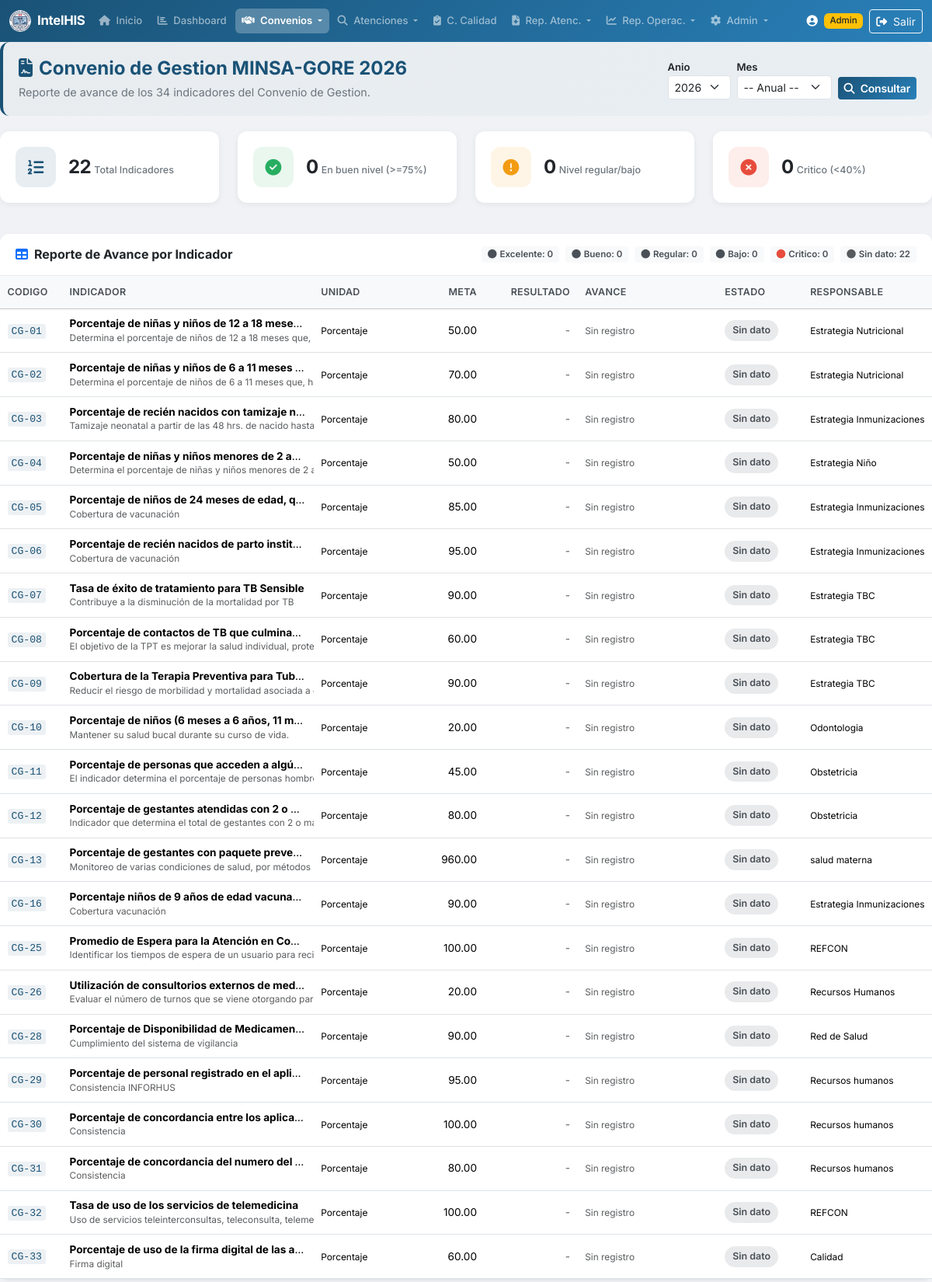
The page /convenio_gestion.php (signed in, upper part) on the database its author committed.
### tables this page shows
CREATE TABLE `CONVENIO_GESTION_INDICADORES` (
  `id_indicador` int(11) NOT NULL,
  `codigo` varchar(20) NOT NULL COMMENT 'Codigo del indicador (CG-01, CG-02, ...)',
  `nombre` varchar(300) NOT NULL COMMENT 'Nombre descriptivo del indicador',
  `descripcion` text DEFAULT NULL COMMENT 'Descripcion detallada',
  `unidad_medida` varchar(50) DEFAULT NULL COMMENT 'Porcentaje, Tasa, Ratio, Numero',
  `meta_anual` decimal(10,2) DEFAULT NULL COMMENT 'Meta anual del indicador',
  `periodo` varchar(20) DEFAULT 'ANUAL' COMMENT 'MENSUAL, TRIMESTRAL, ANUAL',
  `responsable` varchar(150) DEFAULT NULL,
  `orden` int(11) DEFAULT 0,
  `estado` tinyint(1) NOT NULL DEFAULT 1
);

### includes/functions.php (called while the page is built, shortened)
<?php
function clean($str) {
    return htmlspecialchars($str ?? '', ENT_QUOTES, 'UTF-8');
}

### convenio_gestion.php (the view, shortened to what this page needs)
<?php
require_once 'includes/functions.php';
$pdo = getDBConnection();
$fAnio = $_GET['anio'] ?? date('Y');
$fMes = $_GET['mes'] ?? '';
$aniosDisp = $pdo->query("SELECT DISTINCT anio FROM CONVENIO_GESTION_AVANCE WHERE anio IS NOT NULL ORDER BY anio DESC")->fetchAll(PDO::FETCH_COLUMN);
if (empty($aniosDisp)) {
    $aniosDisp = [date('Y')];
}
$tablaExiste = $pdo->query("SHOW TABLES LIKE 'CONVENIO_GESTION_INDICADORES'")->fetchColumn();
$indicadores = [];
$resumen = ['total' => 0, 'con_avance' => 0, 'excelente' => 0, 'bueno' => 0, 'regular' => 0, 'bajo' => 0, 'critico' => 0, 'sin_dato' => 0];
if ($tablaExiste) {
    $sql = "SELECT i.id_indicador, i.codigo, i.nombre, i.descripcion, i.unidad_medida,
                   i.meta_anual, i.periodo, i.responsable, i.orden,
                   a.id_avance, a.valor_numerador, a.valor_denominador, a.valor_resultado,
                   a.porcentaje_avance, a.observaciones, a.fecha_registro
            FROM CONVENIO_GESTION_INDICADORES i
            LEFT JOIN CONVENIO_GESTION_AVANCE a ON a.id_indicador = i.id_indicador
                AND a.anio = ? " . ($fMes !== '' ? " AND a.mes = ? " : " AND (a.mes IS NULL OR a.mes = '')") . "
            WHERE i.estado = 1
            ORDER BY i.orden ASC, i.codigo ASC";
    $stmt = $pdo->prepare($sql);
    if ($fMes !== '') {
        $stmt->execute([$fAnio, $fMes]);
    } else {
        $stmt->execute([$fAnio]);
    }
    $indicadores = $stmt->fetchAll();
    $resumen['total'] = count($indicadores);
    foreach ($indicadores as $ind) {
        $pct = $ind['porcentaje_avance'] !== null ? (float)$ind['porcentaje_avance'] : null;
        if ($pct === null) {
            $resumen['sin_dato']++;
        }
    }
}
function clasificarAvance($pct) {
    if ($pct === null) return ['clase' => 'avance-sin-dato', 'texto' => 'Sin dato', 'estado' => ''];
    return ['clase' => 'avance-critico', 'texto' => 'Critico', 'estado' => 'estado-critico'];
}
include 'includes/header.php';
?>
<div class="page-header-section">
    <div class="d-flex justify-content-between align-items-center flex-wrap gap-2">
        <div>
            <h4><i class="fas fa-file-contract me-2"></i>Convenio de Gestion MINSA-GORE 2026</h4>
            <p class="subtitle">Reporte de avance de los 34 indicadores del Convenio de Gestion.</p>
        </div>
        <form method="GET" class="d-flex gap-2 align-items-end">
            <div>
                <label class="form-label small fw-semibold mb-0">Anio</label>
                <select name="anio" class="form-select form-select-sm" onchange="this.form.submit()">
                    <?php foreach ($aniosDisp as $a): ?>
                        <option value="<?= htmlspecialchars($a) ?>" <?= (string)$fAnio === (string)$a ? 'selected' : '' ?>><?= htmlspecialchars($a) ?></option>
                    <?php endforeach; ?>
                </select>
            </div>
            <div>
                <label class="form-label small fw-semibold mb-0">Mes</label>
                <select name="mes" class="form-select form-select-sm" onchange="this.form.submit()">
                    <option value="">-- Anual --</option>
                </select>
            </div>
            <button type="submit" class="btn btn-his btn-sm"><i class="fas fa-search me-1"></i> Consultar</button>
        </form>
    </div>
</div>
<?php if (!$tablaExiste): ?>
    <div class="alert alert-warning">
        <i class="fas fa-exclamation-triangle me-2"></i>
        Las tablas del Convenio de Gestion no existen en la base de datos.
        Ejecute el script <code>Database/update_his_v2.sql</code> para crearlas y cargar los 34 indicadores.
    </div>
<?php else: ?>
<div class="row mb-4">
    <div class="col-md-3 col-6 mb-3">
        <div class="stat-card stat-primary">
            <div class="stat-icon"><i class="fas fa-list-ol"></i></div>
            <div class="stat-info">
                <span class="stat-value"><?= number_format($resumen['total']) ?></span>
                <span class="stat-label">Total Indicadores</span>
            </div>
        </div>
    </div>
    <div class="col-md-3 col-6 mb-3">
        <div class="stat-card stat-success">
            <div class="stat-icon"><i class="fas fa-check-circle"></i></div>
            <div class="stat-info">
                <span class="stat-value"><?= number_format($resumen['excelente'] + $resumen['bueno']) ?></span>
                <span class="stat-label">En buen nivel (>=75%)</span>
            </div>
        </div>
    </div>
    <div class="col-md-3 col-6 mb-3">
        <div class="stat-card stat-warning">
            <div class="stat-icon"><i class="fas fa-exclamation-circle"></i></div>
            <div class="stat-info">
                <span class="stat-value"><?= number_format($resumen['regular'] + $resumen['bajo']) ?></span>
                <span class="stat-label">Nivel regular/bajo</span>
            </div>
        </div>
    </div>
    <div class="col-md-3 col-6 mb-3">
        <div class="stat-card stat-danger">
            <div class="stat-icon"><i class="fas fa-times-circle"></i></div>
            <div class="stat-info">
                <span class="stat-value"><?= number_format($resumen['critico']) ?></span>
                <span class="stat-label">Critico (&lt;40%)</span>
            </div>
        </div>
    </div>
</div>
<div class="card shadow-sm mb-4">
    <div class="card-header bg-white d-flex justify-content-between align-items-center">
        <h6 class="mb-0 fw-bold"><i class="fas fa-table me-2 text-primary"></i>Reporte de Avance por Indicador</h6>
        <div class="d-flex gap-2">
            <span class="stat-mini"><i class="fas fa-circle sev-excelente"></i> Excelente: <?= $resumen['excelente'] ?></span>
            <span class="stat-mini"><i class="fas fa-circle sev-bueno"></i> Bueno: <?= $resumen['bueno'] ?></span>
            <span class="stat-mini"><i class="fas fa-circle sev-regular"></i> Regular: <?= $resumen['regular'] ?></span>
            <span class="stat-mini"><i class="fas fa-circle sev-bajo"></i> Bajo: <?= $resumen['bajo'] ?></span>
            <span class="stat-mini"><i class="fas fa-circle sev-critica"></i> Critico: <?= $resumen['critico'] ?></span>
            <span class="stat-mini"><i class="fas fa-circle text-muted"></i> Sin dato: <?= $resumen['sin_dato'] ?></span>
        </div>
    </div>
    <div class="card-body p-0">
        <div class="table-responsive">
            <table class="table table-hover table-sm mb-0">
                <thead class="table-light">
                    <tr>
                        <th style="width:80px;">Codigo</th>
                        <th>Indicador</th>
                        <th style="width:120px;">Unidad</th>
                        <th style="width:100px;" class="text-end">Meta</th>
                        <th style="width:120px;" class="text-end">Resultado</th>
                        <th style="width:180px;">Avance</th>
                        <th style="width:110px;">Estado</th>
                        <th style="width:130px;">Responsable</th>
                    </tr>
                </thead>
                <tbody>
                    <?php if (empty($indicadores)): ?>
                        <tr><td colspan="8" class="text-center text-muted py-4">No se encontraron indicadores.</td></tr>
                    <?php else: ?>
                        <?php foreach ($indicadores as $ind):
                            $pct = $ind['porcentaje_avance'] !== null ? (float)$ind['porcentaje_avance'] : null;
                            $av = clasificarAvance($pct);
                            $barColor = $pct === null ? 'bg-secondary' :
                                ($pct >= 90 ? 'bg-success' : ($pct >= 75 ? 'bg-info' :
                                ($pct >= 60 ? 'bg-warning' : ($pct >= 40 ? 'bg-orange' : 'bg-danger'))));
                        ?>
                        <tr>
                            <td><code><?= clean($ind['codigo']) ?></code></td>
                            <td title="<?= clean($ind['descripcion'] ?? '') ?>">
                                <strong><?= clean($ind['nombre']) ?></strong>
                                <?php if (!empty($ind['descripcion'])): ?>
                                    <small class="d-block text-muted" style="font-size:0.74rem;"><?= clean(mb_strimwidth($ind['descripcion'], 0, 80, '...')) ?></small>
                                <?php endif; ?>
                            </td>
                            <td><small><?= clean($ind['unidad_medida'] ?? '-') ?></small></td>
                            <td class="text-end"><?= $ind['meta_anual'] !== null ? number_format((float)$ind['meta_anual'], 2) : '-' ?></td>
                            <td class="text-end">
                                <?php if ($ind['valor_resultado'] !== null): ?>
                                    <strong><?= number_format((float)$ind['valor_resultado'], 2) ?></strong>
                                    <?php if ($ind['valor_numerador'] !== null && $ind['valor_denominador'] !== null): ?>
                                        <small class="d-block text-muted" style="font-size:0.7rem;">
                                            (<?= number_format((float)$ind['valor_numerador'], 0) ?> / <?= number_format((float)$ind['valor_denominador'], 0) ?>)
                                        </small>
                                    <?php endif; ?>
                                <?php else: ?>
                                    <span class="text-muted">-</span>
                                <?php endif; ?>
                            </td>
                            <td>
                                <?php if ($pct !== null): ?>
                                    <div class="progress progress-his" style="height:8px;">
                                        <div class="progress-bar <?= $barColor ?>" role="progressbar" style="width: <?= min(100, $pct) ?>%;" aria-valuenow="<?= $pct ?>" aria-valuemin="0" aria-valuemax="100"></div>
                                    </div>
                                    <small class="text-muted"><?= number_format($pct, 1) ?>%</small>
                                <?php else: ?>
                                    <span class="text-muted small">Sin registro</span>
                                <?php endif; ?>
                            </td>
                            <td><span class="avance-badge <?= $av['clase'] ?>"><?= $av['texto'] ?></span></td>
                            <td><small><?= clean($ind['responsable'] ?? '-') ?></small></td>
                        </tr>
                        <?php endforeach; ?>
                    <?php endif; ?>
                </tbody>
            </table>
        </div>
    </div>
</div>
<?php endif; ?>
<?php include 'includes/footer.php'; ?>

### assets/css/style.css (style rules this page uses)
:root { --his-primary: #1a5276; --his-primary-light: #2980b9; --his-primary-dark: #0e2f44; --his-success: #27ae60; --his-warning: #f39c12; --his-danger: #e74c3c; --his-info: #3498db; --his-bg: #f0f2f5; --his-sidebar: #2c3e50; }
body { font-family: 'Inter', -apple-system, BlinkMacSystemFont, 'Segoe UI', Roboto, sans-serif; background-color: var(--his-bg); font-size: 0.9rem; }
.btn-his { background: linear-gradient(135deg, var(--his-primary) 0%, var(--his-primary-light) 100%); color: #fff; border: none; font-weight: 600; letter-spacing: -0.2px; transition: all 0.2s ease; }
.stat-card { background: #fff; border-radius: 12px; padding: 1.25rem; display: flex; align-items: center; gap: 1rem; box-shadow: 0 2px 8px rgba(0, 0, 0, 0.06); transition: transform 0.2s ease, box-shadow 0.2s ease; }
.stat-icon { width: 52px; height: 52px; border-radius: 12px; display: flex; align-items: center; justify-content: center; font-size: 1.3rem; flex-shrink: 0; }
.stat-primary .stat-icon { background: rgba(26, 82, 118, 0.1); color: var(--his-primary); }
.stat-success .stat-icon { background: rgba(39, 174, 96, 0.1); color: var(--his-success); }
.stat-warning .stat-icon { background: rgba(243, 156, 18, 0.1); color: var(--his-warning); }
.stat-danger .stat-icon { background: rgba(231, 76, 60, 0.1); color: var(--his-danger); }
.stat-value { font-size: 1.5rem; font-weight: 700; line-height: 1.2; letter-spacing: -0.5px; }
.stat-label { font-size: 0.78rem; color: #6c757d; font-weight: 500; }
.card { border: none; border-radius: 12px; }
.card-header { border-bottom: 1px solid #e9ecef; padding: 1rem 1.25rem; border-radius: 12px 12px 0 0 !important; }
.card-body { padding: 1.25rem; }
.table { font-size: 0.85rem; }
.table thead th { font-weight: 600; font-size: 0.78rem; text-transform: uppercase; letter-spacing: 0.3px; color: #495057; white-space: nowrap; padding: 0.7rem 0.6rem; }
.table tbody td { vertical-align: middle; padding: 0.55rem 0.6rem; max-width: 200px; overflow: hidden; text-overflow: ellipsis; white-space: nowrap; }
code { font-size: 0.82rem; color: var(--his-primary); background: rgba(26, 82, 118, 0.08); padding: 2px 5px; border-radius: 3px; }
.form-label { font-size: 0.82rem; margin-bottom: 0.3rem; }
.card { animation: fadeIn 0.3s ease-out; }
.page-header-section { background: linear-gradient(135deg, rgba(26, 82, 118, 0.04) 0%, rgba(41, 128, 185, 0.04) 100%); border-radius: 12px; padding: 1.25rem; margin-bottom: 1.25rem; border-left: 4px solid var(--his-primary); }
.page-header-section h4 { color: var(--his-primary); font-weight: 700; margin-bottom: 0.3rem; }
.page-header-section .subtitle { color: #6c757d; font-size: 0.9rem; margin-bottom: 0; }
.avance-badge { display: inline-flex; align-items: center; gap: 4px; padding: 4px 10px; border-radius: 16px; font-size: 0.78rem; font-weight: 600; }
.avance-sin-dato { background: rgba(108, 117, 125, 0.15); color: #495057; }
.sev-critica { color: #e74c3c; }
.stat-mini { display: inline-flex; align-items: center; gap: 4px; padding: 2px 8px; border-radius: 4px; font-size: 0.72rem; font-weight: 600; background: #f8f9fa; color: #495057; }

### rows shown on the page
convenio_gestion_indicadores: codigo "CG-01", nombre "Porcentaje de niñas y niños de 12 a 18 mese…", descripcion "Determina el porcentaje de niños de 12 a 18 meses…", unidad_medida "Porcentaje", meta_anual "50.00", texto "Sin dato", responsable "Estrategia Nutricional"
convenio_gestion_indicadores: codigo "CG-02", nombre "Porcentaje de niñas y niños de 6 a 11 meses…", descripcion "Determina el porcentaje de niños de 6 a 11 meses q…", unidad_medida "Porcentaje", meta_anual "70.00", texto "Sin dato", responsable "Estrategia Nutricional"
convenio_gestion_indicadores: codigo "CG-03", nombre "Porcentaje de recién nacidos con tamizaje n…", descripcion "Tamizaje neonatal a partir de las 48 hrs. de nacido h…", unidad_medida "Porcentaje", meta_anual "80.00", texto "Sin dato", responsable "Estrategia Inmunizaciones"
convenio_gestion_indicadores: codigo "CG-04", nombre "Porcentaje de niñas y niños menores de 2 a…", descripcion "Determina el porcentaje de niñas y niños menores d…", unidad_medida "Porcentaje", meta_anual "50.00", texto "Sin dato", responsable "Estrategia Niño"
convenio_gestion_indicadores: codigo "CG-05", nombre "Porcentaje de niños de 24 meses de edad, q…", descripcion "Cobertura de vacunación", unidad_medida "Porcentaje", meta_anual "85.00", texto "Sin dato", responsable "Estrategia Inmunizaciones"
convenio_gestion_indicadores: codigo "CG-06", nombre "Porcentaje de recién nacidos de parto instit…", descripcion "Cobertura de vacunación", unidad_medida "Porcentaje", meta_anual "95.00", texto "Sin dato", responsable "Estrategia Inmunizaciones"
convenio_gestion_indicadores: codigo "CG-07", nombre "Tasa de éxito de tratamiento para TB Sensible", descripcion "Contribuye a la disminución de la mortalidad por TB", unidad_medida "Porcentaje", meta_anual "90.00", texto "Sin dato", responsable "Estrategia TBC"
convenio_gestion_indicadores: codigo "CG-08", nombre "Porcentaje de contactos de TB que culmina…", descripcion "El objetivo de la TPT es mejorar la salud individual,…", unidad_medida "Porcentaje", meta_anual "60.00", texto "Sin dato", responsable "Estrategia TBC"
convenio_gestion_indicadores: codigo "CG-09", nombre "Cobertura de la Terapia Preventiva para Tub…", descripcion "Reducir el riesgo de morbilidad y mortalidad asocia…", unidad_medida "Porcentaje", meta_anual "90.00", texto "Sin dato", responsable "Estrategia TBC"
convenio_gestion_indicadores: codigo "CG-10", nombre "Porcentaje de niños (6 meses a 6 años, 11 m…", descripcion "Mantener su salud bucal durante su curso de vida.", unidad_medida "Porcentaje", meta_anual "20.00", texto "Sin dato", responsable "Odontologia"
convenio_gestion_indicadores: codigo "CG-11", nombre "Porcentaje de personas que acceden a algú…", descripcion "El indicador determina el porcentaje de personas ho…", unidad_medida "Porcentaje", meta_anual "45.00", texto "Sin dato", responsable "Obstetricia"
convenio_gestion_indicadores: codigo "CG-12", nombre "Porcentaje de gestantes atendidas con 2 o…", descripcion "Indicador que determina el total de gestantes con 2…", unidad_medida "Porcentaje", meta_anual "80.00", texto "Sin dato", responsable "Obstetricia"
convenio_gestion_indicadores: codigo "CG-13", nombre "Porcentaje de gestantes con paquete preve…", descripcion "Monitoreo de varias condiciones de salud, por méto…", unidad_medida "Porcentaje", meta_anual "960.00", texto "Sin dato", responsable "salud materna"
convenio_gestion_indicadores: codigo "CG-16", nombre "Porcentaje niños de 9 años de edad vacuna…", descripcion "Cobertura vacunación", unidad_medida "Porcentaje", meta_anual "90.00", texto "Sin dato", responsable "Estrategia Inmunizaciones"
convenio_gestion_indicadores: codigo "CG-25", nombre "Promedio de Espera para la Atención en Con…", descripcion "Identificar los tiempos de espera de un usuario para…", unidad_medida "Porcentaje", meta_anual "100.00", texto "Sin dato", responsable "REFCON"
convenio_gestion_indicadores: codigo "CG-26", nombre "Utilización de consultorios externos de med…", descripcion "Evaluar el número de turnos que se viene otorgando…", unidad_medida "Porcentaje", meta_anual "20.00", texto "Sin dato", responsable "Recursos Humanos"
convenio_gestion_indicadores: codigo "CG-28", nombre "Porcentaje de Disponibilidad de Medicamen…", descripcion "Cumplimiento del sistema de vigilancia", unidad_medida "Porcentaje", meta_anual "90.00", texto "Sin dato", responsable "Red de Salud"
convenio_gestion_indicadores: codigo "CG-29", nombre "Porcentaje de personal registrado en el apli…", descripcion "Consistencia INFORHUS", unidad_medida "Porcentaje", meta_anual "95.00", texto "Sin dato", responsable "Recursos humanos"
convenio_gestion_indicadores: codigo "CG-30", nombre "Porcentaje de concordancia entre los aplica…", descripcion "Consistencia", unidad_medida "Porcentaje", meta_anual "100.00", texto "Sin dato", responsable "Recursos humanos"
convenio_gestion_indicadores: codigo "CG-31", nombre "Porcentaje de concordancia del numero del…", descripcion "Consistencia", unidad_medida "Porcentaje", meta_anual "80.00", texto "Sin dato", responsable "Recursos humanos"
convenio_gestion_indicadores: codigo "CG-32", nombre "Tasa de uso de los servicios de telemedicin…", descripcion "Uso de servicios teleinterconsultas, teleconsulta, tel…", unidad_medida "Porcentaje", meta_anual "100.00", texto "Sin dato", responsable "REFCON"
convenio_gestion_indicadores: codigo "CG-33", nombre "Porcentaje de uso de la firma digital de las a…", descripcion "Firma digital", unidad_medida "Porcentaje", meta_anual "60.00", texto "Sin dato", responsable "Calidad"

### other values the page prints
$resumen['total'] "22"
$resumen['excelente'] + $resumen['bueno'] "0"
$resumen['regular'] + $resumen['bajo'] "0"
$resumen['critico'] "0"
$resumen['excelente'] "0"
$resumen['bueno'] "0"
$resumen['regular'] "0"
$resumen['bajo'] "0"
$resumen['sin_dato'] "22"
form field anio "2026"
